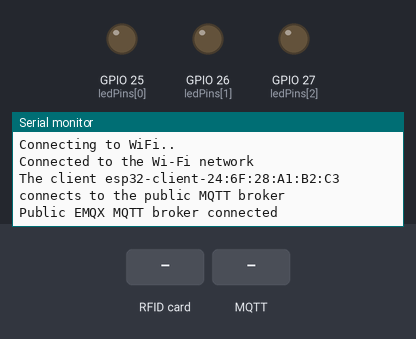
This sketch was run on a simulated ESP32. Parts: output pins drawn as LEDs (lit = HIGH), the last lines printed to the serial monitor. Inputs (shaded band) come from the test bench. WiFi joins after 1.5 s; servers stay silent unless stated; random numbers use the default seed unless the sketch sets one; no MQTT or app messages arrive unless stated.

Above: at 2.8 s.
2.9 s: RFID card 5E 7A 19 C4 held to the reader
At 3.3 s:
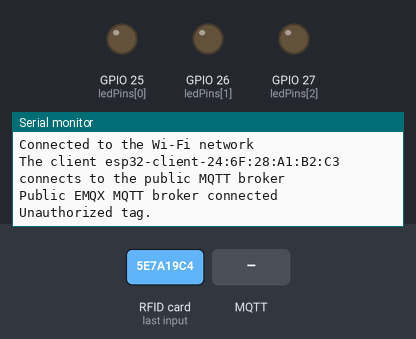
4.4 s: MQTT message "m" arrives on the first subscribed topic
At 5.2 s:
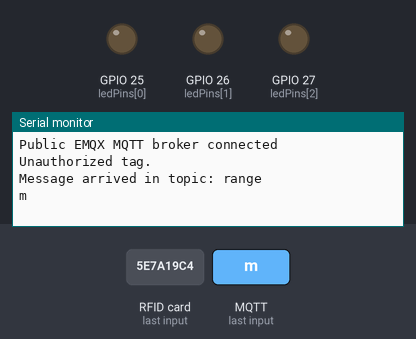
5.9 s: MQTT message "g" arrives on the first subscribed topic
At 7.1 s:
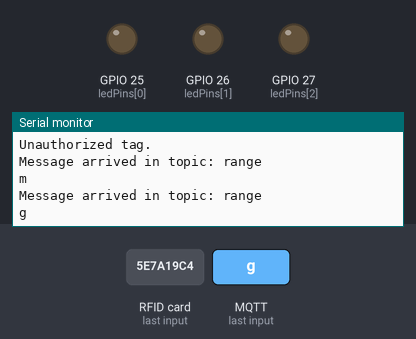
7.4 s: MQTT message "1" arrives on the first subscribed topic
At 8.7 s:
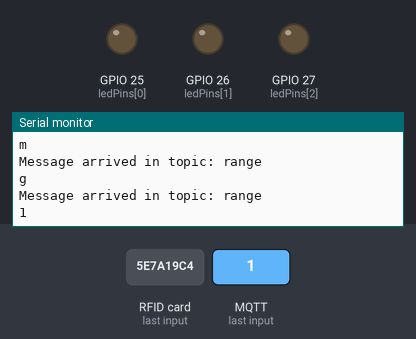

Measured:
- after the input at 2.9 s, the serial monitor: prints a new line at once (image 1)
- after the input at 4.4 s, the serial monitor: prints a new line at once (image 2)
- after the input at 5.9 s, the serial monitor: prints a new line at once (image 3)
- after the input at 7.4 s, the serial monitor: prints a new line at once (image 4)

The sketch:

fixed_range.ino
```cpp
#include <SPI.h>
#include <MFRC522.h>
#include <vector>
#include <WiFi.h>
#include <PubSubClient.h>
#include <WiFiClientSecure.h>

#define SS_PIN 21  // Adjusted for 30-pin ESP32 Dev Kit
#define RST_PIN 22  // Adjusted for 30-pin ESP32 Dev Kit

MFRC522 rfid(SS_PIN, RST_PIN);

int led_1 = 0;
int led_2 = 0;
int led_3 = 0;
int range_1 = 0;
int range_2 = 0;
int range_3 = 0;
int ledPins[] = {25, 26, 27};  // Adjusted LED pins
int potPins[] = {34, 35, 32};  // Adjusted potentiometer pins
bool game_start = false;
bool pot_1 = false;
bool pot_2 = false;
bool pot_3 = false;
int assigned = 0;
std::vector<String> game_pause = {""};
String approvedTags[6] = {"color_1", "color_2", "color_3", "color_4", "color_5", "color_6"};

String color = {};
// WiFi
const char *ssid = "BYUI_Visitor"; // Enter your Wi-Fi name
const char *password = "";  // Enter Wi-Fi password

// MQTT Broker
const char *mqtt_broker = "gigachad.website";
const char *topic = "range";
const char *topic1 = "range_done";
const char *mqtt_username = "amogus";
const char *mqtt_password = "sussyimposter";
const int mqtt_port = 8883;
char *finishedTags = "";

WiFiClientSecure espClient;
PubSubClient client(espClient);

void setup() {
  Serial.begin(115200);
  SPI.begin(18, 19, 23, 21);  // SCK=18, MISO=19, MOSI=23, SS=21
  rfid.PCD_Init();

  Serial.println("Tap RFID/NFC Tag on reader");

  for (int i = 0; i < 3; i++) {
    pinMode(ledPins[i], OUTPUT);
    digitalWrite(ledPins[i], LOW);
  }

  for (int i = 0; i < 3; i++) {
    pinMode(potPins[i], INPUT);
  }
  espClient.setInsecure();
  WiFi.begin(ssid, password);
  while (WiFi.status() != WL_CONNECTED) {
    delay(500);
    Serial.println("Connecting to WiFi..");
  }
  Serial.println("Connected to the Wi-Fi network");
  client.setServer(mqtt_broker, mqtt_port);
  client.setCallback(callback);
  while (!client.connected()) {
    String client_id = "esp32-client-";
    client_id += String(WiFi.macAddress());
    Serial.printf("The client %s connects to the public MQTT broker\n", client_id.c_str());
    if (client.connect(client_id.c_str(), mqtt_username, mqtt_password)) {
      Serial.println("Public EMQX MQTT broker connected");
    } else {
      Serial.print("failed with state ");
      Serial.print(client.state());
      delay(2000);
    }
  }
  client.publish(topic, "Hi, I'm ESP32 ^^");
  client.subscribe(topic);
}

void callback(char *topic, byte *payload, unsigned int length) {
  Serial.print("Message arrived in topic: ");
  Serial.println(topic);
  if (length == 1) {
    approvedTags[assigned] = (char) payload[0];
    Serial.println(approvedTags[assigned]);
    assigned += 1;
  } else {
    game_pause[0] = (char) payload[0];
    if (game_pause[0] == "m") {
      Serial.println("meeting");
      color = "";
      for (int pin : ledPins) digitalWrite(pin, LOW);
      game_start = false;
    }
    if (game_pause[0] == "g") {
      game_start = false;
      color = "";
      for (int pin : ledPins) digitalWrite(pin, LOW);
      for (String &tag : approvedTags) tag = "";
    }
  }
}

void loop() {
  client.loop();
  if (!game_start) checkRFID();

  if (game_start) {
    led_1 = analogRead(34) * (5.0 / 1023.0);
    led_2 = analogRead(35) * (5.0 / 1023.0);
    led_3 = analogRead(32) * (5.0 / 1023.0);

    pot_1 = (led_1 < range_1 && led_1 > (range_1 - 3));
    pot_2 = (led_2 < range_2 && led_2 > (range_2 - 3));
    pot_3 = (led_3 < range_3 && led_3 > (range_3 - 3));

    digitalWrite(25, pot_1 ? HIGH : LOW);
    digitalWrite(26, pot_2 ? HIGH : LOW);
    digitalWrite(27, pot_3 ? HIGH : LOW);

    if (pot_1 && pot_2 && pot_3) {
      delay(3000);
      game_start = false;
      for (int pin : ledPins) digitalWrite(pin, LOW);
      client.publish(topic1, color.c_str());
      color = "";
    }
  }
}

void checkRFID() {
  if (rfid.PICC_IsNewCardPresent() && rfid.PICC_ReadCardSerial()) {
    byte buffer[18];
    byte size = sizeof(buffer);
    if (rfid.MIFARE_Read(4, buffer, &size) == MFRC522::STATUS_OK) {
      String tagData = "";
      for (byte i = 0; i < size; i++) {
        if (isPrintable(buffer[i])) tagData += (char)buffer[i];
      }
      tagData.trim();
      color = tagData[3];
      for (const String &tag : approvedTags) {
        if (color == tag) {
          game_start = true;
          range_1 = random(3, 15);
          range_2 = random(3, 15);
          range_3 = random(3, 15);
          Serial.println("Authorized tag detected. Game started.");
          return;
        }
      }
      Serial.println("Unauthorized tag.");
    }
    rfid.PICC_HaltA();
    rfid.PCD_StopCrypto1();
  }
}
```
